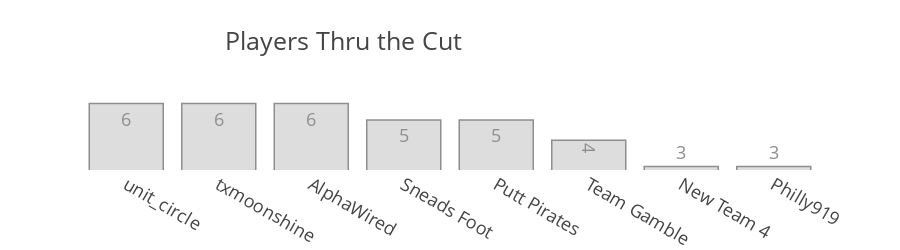

Notebook source saved alongside this figure:
### Code cell
# Thru Cut Bar

thru_cut_df = live_leaderboard[live_leaderboard.position!='CUT']['team'].value_counts()#.rename(columns={'team':'thruCut'})

thru_cut_bar = px.bar(thru_cut_df,
                 template='presentation',
                 labels={'value':'','index':''},
                 text_auto=True,
                 height=250,
                 log_y=True,
                 title='Players Thru the Cut')

thru_cut_bar.update_layout(showlegend=False,title_x=.25)
thru_cut_bar.update_yaxes(showticklabels=False,showgrid=False)
thru_cut_bar.update_traces(marker_color='rgb(200,200,200)',marker_line_width=1.5, opacity=0.6)

### Figure 1 — Plotly figure (JSON) as saved in the notebook; plotly's stock layout.template omitted (floating-point values rounded to 4 significant figures)
{"data": [{"alignmentgroup": "True", "hovertemplate": "variable=team<br>=%{y}<extra></extra>", "legendgroup": "team", "marker": {"color": "rgb(200,200,200)", "line": {"width": 1.5}, "pattern": {"shape": ""}}, "name": "team", "offsetgroup": "team", "opacity": 0.6, "orientation": "v", "showlegend": true, "textposition": "auto", "texttemplate": "%{y}", "type": "bar", "x": ["unit_circle", "txmoonshine", "AlphaWired", "Sneads Foot", "Putt Pirates", "Team Gamble", "New Team 4", "Philly919"], "xaxis": "x", "y": [6, 6, 6, 5, 5, 4, 3, 3], "yaxis": "y"}], "layout": {"barmode": "relative", "height": 250, "legend": {"title": {"text": "variable"}, "tracegroupgap": 0}, "showlegend": false, "title": {"text": "Players Thru the Cut", "x": 0.25}, "xaxis": {"anchor": "y", "domain": [0, 1], "title": {"text": ""}}, "yaxis": {"anchor": "x", "domain": [0, 1], "showgrid": false, "showticklabels": false, "title": {"text": ""}, "type": "log"}}}
